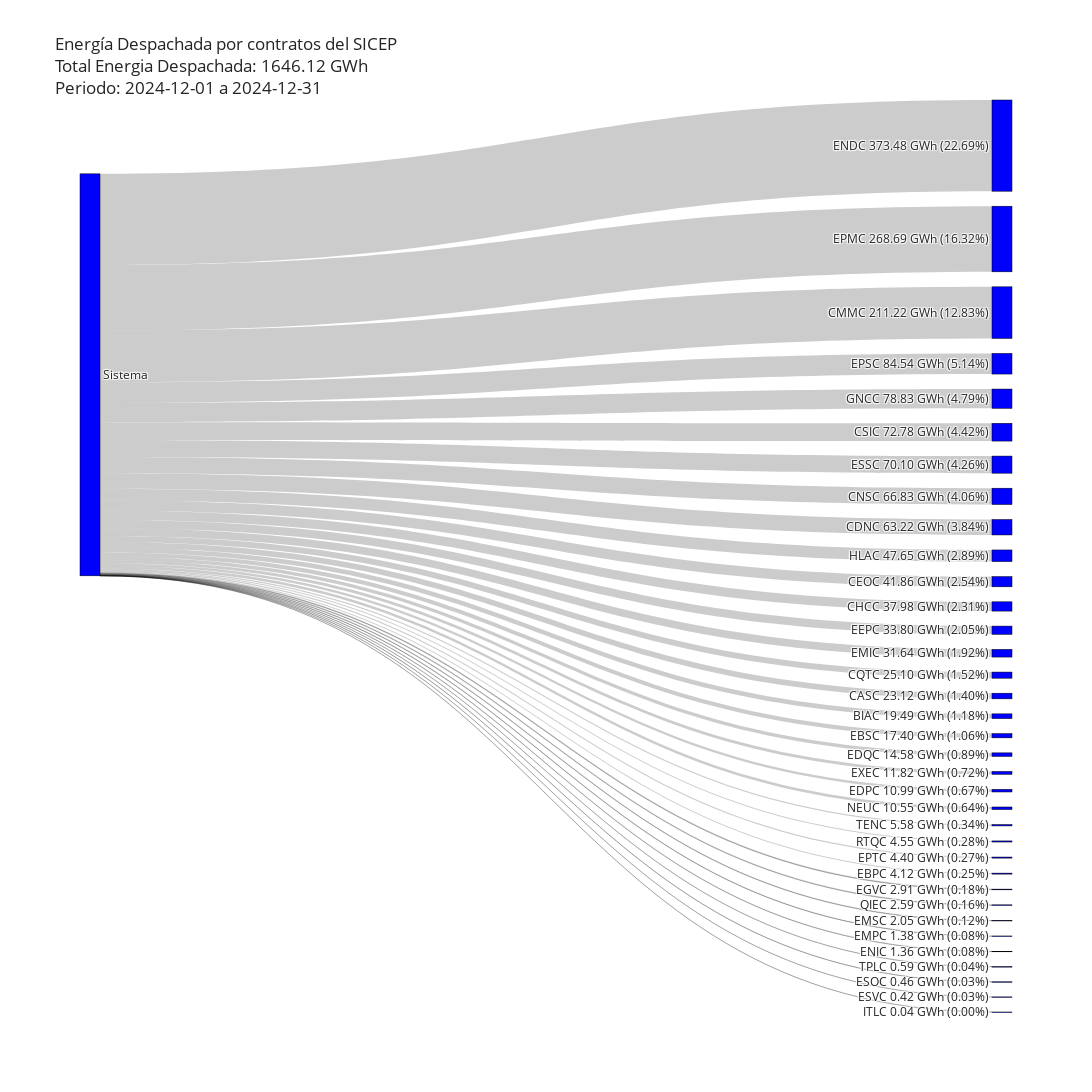

The code cell stored with this chart in its notebook:
### Markdown cell above
## Analisis de cantidades de contratos del SICEP

### Code cell
df_cantidades_agente_agrupado.sort_values(by=["EnergiaDespachada"], inplace = True, ascending = False)


# Calcular el total de energía despachada
total_energia = df_cantidades_agente_agrupado['EnergiaDespachada'].sum()

# Crear etiquetas con porcentaje y valor total
labels = ['Sistema']
for idx, row in df_cantidades_agente_agrupado.iterrows():
    valor = row['EnergiaDespachada']
    porcentaje = valor / total_energia * 100
    etiqueta = f"{row['CodigoAgenteComprador']}\n{valor:.2f} GWh\n({porcentaje:.2f}%)"
    labels.append(etiqueta)



fig = go.Figure(data=[go.Sankey(
    node=dict(
        pad=15,
        thickness=20,
        line=dict(color="black", width=0.5),
        label=labels,
        color='blue'
    ),
    link=dict(
        source=[0] * len(df_cantidades_agente_agrupado),
        target=list(range(1, len(df_cantidades_agente_agrupado) + 1)),
        value=df_cantidades_agente_agrupado['EnergiaDespachada'].tolist()
    )
)])

fig.update_layout(
    title=f"Energía Despachada por contratos del SICEP<br>Total Energia Despachada: {total_energia:.2f} GWh<br>Periodo: {fecha_inicial_cantidades} a {fecha_final_cantidades}",
    width=1100,
    height=1100,
    template='simple_white'
)

fig.show()

### Figure 1 — Plotly figure (JSON) as saved in the notebook; plotly's stock layout.template omitted (floating-point values rounded to 4 significant figures)
{"data": [{"link": {"source": [0, 0, 0, 0, 0, 0, 0, 0, 0, 0, 0, 0, 0, 0, 0, 0, 0, 0, 0, 0, 0, 0, 0, 0, 0, 0, 0, 0, 0, 0, 0, 0, 0, 0, 0, 0, 0, 0, 0, 0, 0, 0, 0, 0, 0, 0, 0, 0, 0, 0, 0, 0, 0, 0, 0, 0, 0, 0, 0, 0, 0, 0, 0, 0], "target": [1, 2, 3, 4, 5, 6, 7, 8, 9, 10, 11, 12, 13, 14, 15, 16, 17, 18, 19, 20, 21, 22, 23, 24, 25, 26, 27, 28, 29, 30, 31, 32, 33, 34, 35, 36, 37, 38, 39, 40, 41, 42, 43, 44, 45, 46, 47, 48, 49, 50, 51, 52, 53, 54, 55, 56, 57, 58, 59, 60, 61, 62, 63, 64], "value": [373.5, 268.7, 211.2, 84.54, 78.83, 72.78, 70.1, 66.83, 63.22, 47.65, 41.86, 37.98, 33.8, 31.64, 25.1, 23.12, 19.49, 17.4, 14.58, 11.82, 10.99, 10.55, 5.58, 4.555, 4.404, 4.12, 2.914, 2.592, 2.046, 1.375, 1.358, 0.588, 0.4645, 0.4161, 0.0416, 0, null, null, null, null, null, null, null, null, null, null, null, null, null, null, null, null, null, null, null, null, null, null, null, null, null, null, null, null]}, "node": {"color": "blue", "label": ["Sistema", "ENDC\n373.48 GWh\n(22.69%)", "EPMC\n268.69 GWh\n(16.32%)", "CMMC\n211.22 GWh\n(12.83%)", "EPSC\n84.54 GWh\n(5.14%)", "GNCC\n78.83 GWh\n(4.79%)", "CSIC\n72.78 GWh\n(4.42%)", "ESSC\n70.10 GWh\n(4.26%)", "CNSC\n66.83 GWh\n(4.06%)", "CDNC\n63.22 GWh\n(3.84%)", "HLAC\n47.65 GWh\n(2.89%)", "CEOC\n41.86 GWh\n(2.54%)", "CHCC\n37.98 GWh\n(2.31%)", "EEPC\n33.80 GWh\n(2.05%)", "EMIC\n31.64 GWh\n(1.92%)", "CQTC\n25.10 GWh\n(1.52%)", "CASC\n23.12 GWh\n(1.40%)", "BIAC\n19.49 GWh\n(1.18%)", "EBSC\n17.40 GWh\n(1.06%)", "EDQC\n14.58 GWh\n(0.89%)", "EXEC\n11.82 GWh\n(0.72%)", "EDPC\n10.99 GWh\n(0.67%)", "NEUC\n10.55 GWh\n(0.64%)", "TENC\n5.58 GWh\n(0.34%)", "RTQC\n4.55 GWh\n(0.28%)", "EPTC\n4.40 GWh\n(0.27%)", "EBPC\n4.12 GWh\n(0.25%)", "EGVC\n2.91 GWh\n(0.18%)", "QIEC\n2.59 GWh\n(0.16%)", "EMSC\n2.05 GWh\n(0.12%)", "EMPC\n1.38 GWh\n(0.08%)", "ENIC\n1.36 GWh\n(0.08%)", "TPLC\n0.59 GWh\n(0.04%)", "ESOC\n0.46 GWh\n(0.03%)", "ESVC\n0.42 GWh\n(0.03%)", "ITLC\n0.04 GWh\n(0.00%)", "DLRC\n0.00 GWh\n(0.00%)", "nan\nnan GWh\n(nan%)", "nan\nnan GWh\n(nan%)", "nan\nnan GWh\n(nan%)", "nan\nnan GWh\n(nan%)", "nan\nnan GWh\n(nan%)", "nan\nnan GWh\n(nan%)", "nan\nnan GWh\n(nan%)", "nan\nnan GWh\n(nan%)", "nan\nnan GWh\n(nan%)", "nan\nnan GWh\n(nan%)", "nan\nnan GWh\n(nan%)", "nan\nnan GWh\n(nan%)", "nan\nnan GWh\n(nan%)", "nan\nnan GWh\n(nan%)", "nan\nnan GWh\n(nan%)", "nan\nnan GWh\n(nan%)", "nan\nnan GWh\n(nan%)", "nan\nnan GWh\n(nan%)", "nan\nnan GWh\n(nan%)", "nan\nnan GWh\n(nan%)", "nan\nnan GWh\n(nan%)", "nan\nnan GWh\n(nan%)", "nan\nnan GWh\n(nan%)", "nan\nnan GWh\n(nan%)", "nan\nnan GWh\n(nan%)", "nan\nnan GWh\n(nan%)", "nan\nnan GWh\n(nan%)", "nan\nnan GWh\n(nan%)"], "line": {"color": "black", "width": 0.5}, "pad": 15, "thickness": 20}, "type": "sankey"}], "layout": {"height": 1100, "title": {"text": "Energía Despachada por contratos del SICEP<br>Total Energia Despachada: 1646.12 GWh<br>Periodo: 2024-12-01 a 2024-12-31"}, "width": 1100}}
